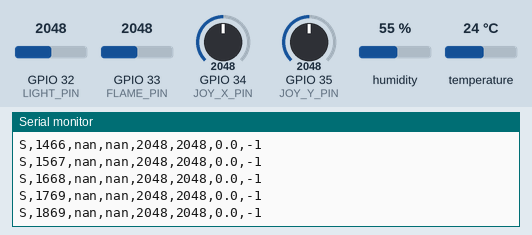
A program run on a simulated ESP32. On the bench: the last lines printed to the serial monitor. The inputs (shaded band) are chosen by the test bench; at power-on: humidity 55 %, GPIO 32 (LIGHT_PIN) = 2048, GPIO 33 (FLAME_PIN) = 2048, GPIO 34 (JOY_X_PIN) = 2048, GPIO 35 (JOY_Y_PIN) = 2048, temperature 24 °C (analog values on the 0–4095 scale).

Above: at 1.9 s.
2.0 s: humidity set to 22 %
At 2.2 s:
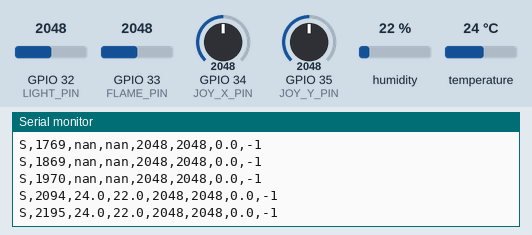
3.6 s: GPIO 32 (LIGHT_PIN) set to 1960
At 4.13 s:
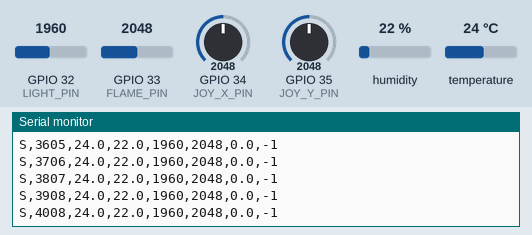
5.1 s: GPIO 33 (FLAME_PIN) set to 1960
At 5.14 s:
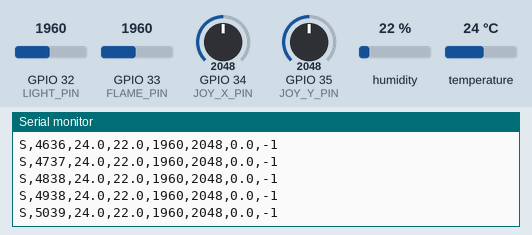
6.6 s: GPIO 34 (JOY_X_PIN) set to 2866
At 6.68 s:
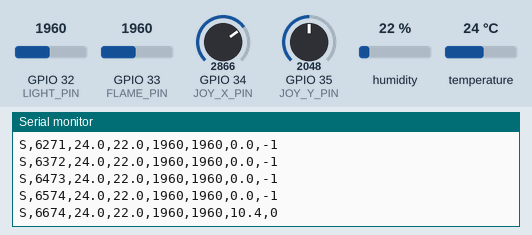
8.1 s: GPIO 35 (JOY_Y_PIN) set to 1960
At 8.2 s:
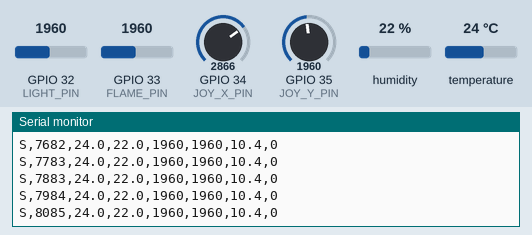
9.6 s: temperature set to 12 °C
At 10.24 s:
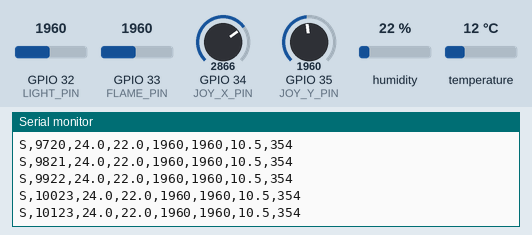
Timing chart, 0 to 12.1 s (numbered marks = the images above; inputs shaded):
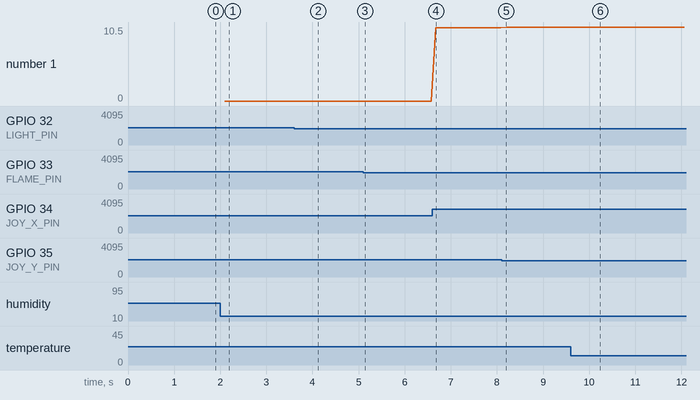

The program:

main.cpp
```cpp
#include <Arduino.h>
#include <DHT.h>

const int DHT_PIN   = 26;
const int LIGHT_PIN = 32;
const int FLAME_PIN = 33;
const int JOY_X_PIN = 34;
const int JOY_Y_PIN = 35;
const bool FLIP_X = false;
const bool FLIP_Y = false;
const bool SWAP_XY = false;

const float DEADZONE = 0.08;

DHT dht(DHT_PIN, DHT11);

float centreX = 2048, centreY = 2048;
float temperature = NAN, humidity = NAN;
unsigned long lastDht = 0;

void setup() {
  Serial.begin(115200);
  delay(500);
  analogReadResolution(12);
  dht.begin();

  // the joystick's resting point is rarely exactly 2048: measure it while centred
  long sx = 0, sy = 0;
  for (int i = 0; i < 50; i++) {
    sx += analogRead(JOY_X_PIN);
    sy += analogRead(JOY_Y_PIN);
    delay(5);
  }
  centreX = sx / 50.0;
  centreY = sy / 50.0;
}

// -1..1 from the centre, using the distance to whichever end is on that side
float axis(int raw, float centre) {
  float d = raw - centre;
  return d >= 0 ? d / (4095 - centre) : d / centre;
}

void loop() {
  if (millis() - lastDht > 2000) {         // DHT11 is slow
    float t = dht.readTemperature(), h = dht.readHumidity();
    if (!isnan(t)) temperature = t;
    if (!isnan(h)) humidity = h;
    lastDht = millis();
  }

  int light = analogRead(LIGHT_PIN);
  int flame = analogRead(FLAME_PIN);

  // joystick -> wind strength (0-30) and direction (0-360)
  float x = axis(analogRead(JOY_X_PIN), centreX);
  float y = axis(analogRead(JOY_Y_PIN), centreY);
  if (SWAP_XY) { float t = x; x = y; y = t; }
  if (FLIP_X) x = -x;
  if (FLIP_Y) y = -y;
  float push = constrain(sqrt(x * x + y * y), 0.0, 1.0);
  float tilt = 0, dir = -1;
  if (push > DEADZONE) {
    tilt = 30.0 * (push - DEADZONE) / (1.0 - DEADZONE);
    dir = degrees(atan2(y, x));
    if (dir < 0) dir += 360;
  }

  Serial.printf("S,%lu,%.1f,%.1f,%d,%d,%.1f,%.0f\n",
                millis(), temperature, humidity, light, flame, tilt, dir);
  delay(100);
}
```

Measured:
- after the input at 2.0 s, the serial monitor: prints a new line after 0.09 s (image 1)
- after the input at 3.6 s, the serial monitor: prints a new line at once (image 2)
- after the input at 6.6 s, the serial monitor: prints a new line after 0.07 s (image 4)
- plotted number 1: 0 → 10.4 after the input at 6.6 s, 10.4 → 10.5 after the input at 8.1 s
